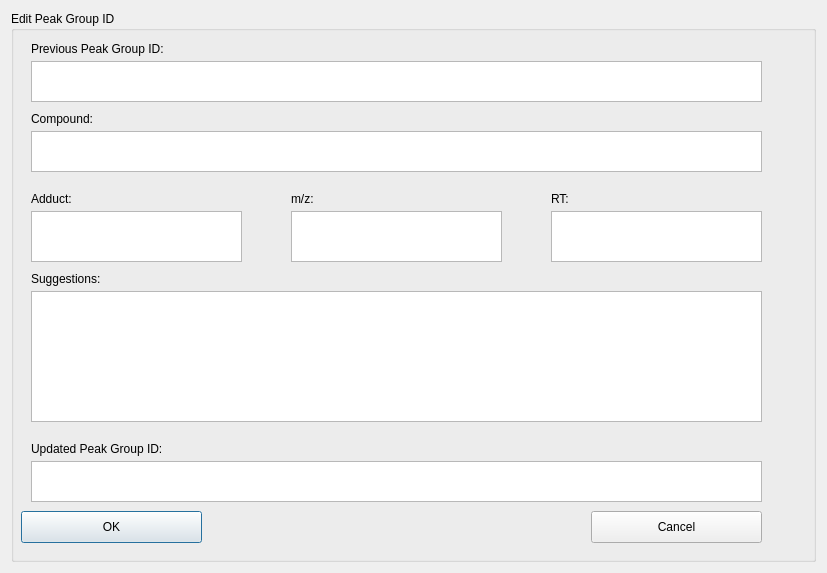
<?xml version="1.0" encoding="UTF-8"?>
<ui version="4.0">
 <class>editPeakGroupDialog</class>
 <widget class="QDialog" name="editPeakGroupDialog">
  <property name="geometry">
   <rect>
    <x>0</x>
    <y>0</y>
    <width>827</width>
    <height>573</height>
   </rect>
  </property>
  <property name="windowTitle">
   <string>Edit Peak Group ID</string>
  </property>
  <layout class="QGridLayout" name="gridLayout">
   <item row="0" column="0">
    <widget class="QGroupBox" name="grpEditID">
     <property name="title">
      <string>Edit Peak Group ID</string>
     </property>
     <widget class="QPushButton" name="okButton">
      <property name="geometry">
       <rect>
        <x>10</x>
        <y>500</y>
        <width>181</width>
        <height>32</height>
       </rect>
      </property>
      <property name="text">
       <string>OK</string>
      </property>
     </widget>
     <widget class="QPushButton" name="cancelButton">
      <property name="geometry">
       <rect>
        <x>580</x>
        <y>500</y>
        <width>171</width>
        <height>32</height>
       </rect>
      </property>
      <property name="text">
       <string>Cancel</string>
      </property>
     </widget>
     <widget class="QLabel" name="lblPreviousID">
      <property name="geometry">
       <rect>
        <x>20</x>
        <y>30</y>
        <width>761</width>
        <height>16</height>
       </rect>
      </property>
      <property name="text">
       <string>Previous Peak Group ID:</string>
      </property>
     </widget>
     <widget class="QLabel" name="lblUpdatedID">
      <property name="geometry">
       <rect>
        <x>20</x>
        <y>430</y>
        <width>741</width>
        <height>16</height>
       </rect>
      </property>
      <property name="text">
       <string>Updated Peak Group ID:</string>
      </property>
     </widget>
     <widget class="QTextBrowser" name="brsPreviousID">
      <property name="geometry">
       <rect>
        <x>20</x>
        <y>50</y>
        <width>731</width>
        <height>41</height>
       </rect>
      </property>
     </widget>
     <widget class="QTextEdit" name="txtUpdateID">
      <property name="geometry">
       <rect>
        <x>20</x>
        <y>450</y>
        <width>731</width>
        <height>41</height>
       </rect>
      </property>
     </widget>
     <widget class="QTextBrowser" name="brsCompound">
      <property name="geometry">
       <rect>
        <x>20</x>
        <y>120</y>
        <width>731</width>
        <height>41</height>
       </rect>
      </property>
     </widget>
     <widget class="QLabel" name="lblCompound">
      <property name="geometry">
       <rect>
        <x>20</x>
        <y>100</y>
        <width>771</width>
        <height>16</height>
       </rect>
      </property>
      <property name="text">
       <string>Compound:</string>
      </property>
     </widget>
     <widget class="QLabel" name="lblAdduct">
      <property name="geometry">
       <rect>
        <x>20</x>
        <y>180</y>
        <width>51</width>
        <height>16</height>
       </rect>
      </property>
      <property name="text">
       <string>Adduct:</string>
      </property>
     </widget>
     <widget class="QLabel" name="lblMz">
      <property name="geometry">
       <rect>
        <x>280</x>
        <y>180</y>
        <width>59</width>
        <height>16</height>
       </rect>
      </property>
      <property name="text">
       <string>m/z:</string>
      </property>
     </widget>
     <widget class="QLabel" name="lblRT">
      <property name="geometry">
       <rect>
        <x>540</x>
        <y>180</y>
        <width>59</width>
        <height>16</height>
       </rect>
      </property>
      <property name="text">
       <string>RT:</string>
      </property>
     </widget>
     <widget class="QLabel" name="lblSuggestions">
      <property name="geometry">
       <rect>
        <x>20</x>
        <y>260</y>
        <width>181</width>
        <height>16</height>
       </rect>
      </property>
      <property name="text">
       <string>Suggestions:</string>
      </property>
     </widget>
     <widget class="QTextBrowser" name="brsSuggestions">
      <property name="geometry">
       <rect>
        <x>20</x>
        <y>280</y>
        <width>731</width>
        <height>131</height>
       </rect>
      </property>
     </widget>
     <widget class="QTextBrowser" name="brsAdduct">
      <property name="geometry">
       <rect>
        <x>20</x>
        <y>200</y>
        <width>211</width>
        <height>51</height>
       </rect>
      </property>
     </widget>
     <widget class="QTextBrowser" name="brsMz">
      <property name="geometry">
       <rect>
        <x>280</x>
        <y>200</y>
        <width>211</width>
        <height>51</height>
       </rect>
      </property>
     </widget>
     <widget class="QTextBrowser" name="brsRT">
      <property name="geometry">
       <rect>
        <x>540</x>
        <y>200</y>
        <width>211</width>
        <height>51</height>
       </rect>
      </property>
     </widget>
    </widget>
   </item>
  </layout>
 </widget>
 <resources/>
 <connections/>
</ui>
